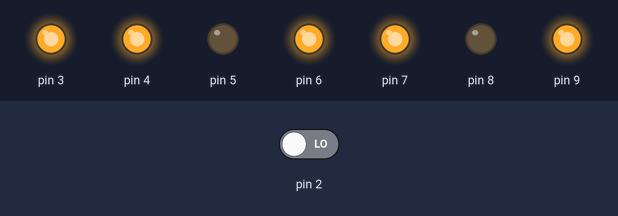
Recording of a sketch running on a simulated Arduino Uno, built with avr-gcc and run on an emulated ATmega328P. On the bench: output pins drawn as LEDs (lit = HIGH). Inputs (shaded band) come from the test bench; at power-on: pin 2 LOW.

Above: at 1.2 s.
1.3 s: pin 2 driven HIGH
At 2.3 s:
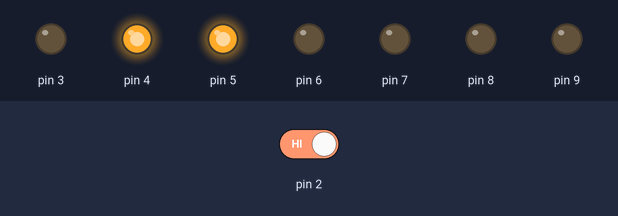
At 3.8 s:
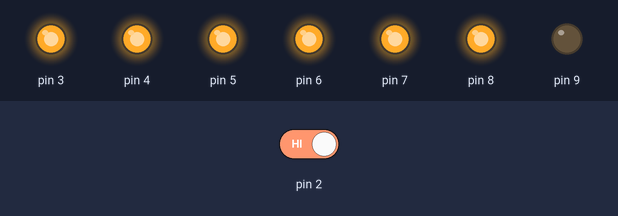
Timing chart, 0 to 16.3 s (numbered marks = the images above; inputs shaded):
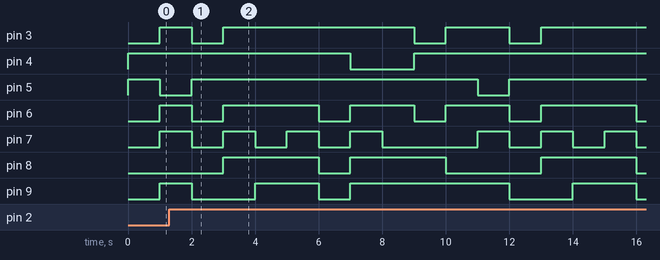

The sketch:

zad2.hex.ino
```cpp
int wartosc = 0;
int zmiana = 1;

void setup()
{
    for (int i = 3; i < 10; i++)
        pinMode(i, OUTPUT);
    attachInterrupt(0, GdyPrzyciskStart, RISING);
}

void loop()
{
    wartosc += zmiana;
    if (wartosc > 9)
        wartosc = 0;
    if (wartosc < 0)
        wartosc = 9;
    cyfra(wartosc);
    delay(1000);
}

void GdyPrzyciskStart()
{
    zmiana *= -1;
}

//Przerwanie resetujace wylaczenie diody
void cyfra(int liczba)
{
    switch (liczba)
    {
    case 0:
        digitalWrite(3, HIGH);
        digitalWrite(4, HIGH);
        digitalWrite(5, HIGH);
        digitalWrite(6, HIGH);
        digitalWrite(7, HIGH);
        digitalWrite(8, HIGH);
        digitalWrite(9, LOW);
        break;
    case 1:
        digitalWrite(3, LOW);
        digitalWrite(4, HIGH);
        digitalWrite(5, HIGH);
        digitalWrite(6, LOW);
        digitalWrite(7, LOW);
        digitalWrite(8, LOW);
        digitalWrite(9, LOW);
        break;
    case 2:
        digitalWrite(3, HIGH);
        digitalWrite(4, HIGH);
        digitalWrite(5, LOW);
        digitalWrite(6, HIGH);
        digitalWrite(7, HIGH);
        digitalWrite(8, LOW);
        digitalWrite(9, HIGH);
        break;
    case 3:
        digitalWrite(3, HIGH);
        digitalWrite(4, HIGH);
        digitalWrite(5, HIGH);
        digitalWrite(6, HIGH);
        digitalWrite(7, LOW);
        digitalWrite(8, LOW);
        digitalWrite(9, HIGH);
        break;
    case 4:
        digitalWrite(3, LOW);
        digitalWrite(4, HIGH);
        digitalWrite(5, HIGH);
        digitalWrite(6, LOW);
        digitalWrite(7, LOW);
        digitalWrite(8, HIGH);
        digitalWrite(9, HIGH);
        break;
    case 5:
        digitalWrite(3, HIGH);
        digitalWrite(4, LOW);
        digitalWrite(5, HIGH);
        digitalWrite(6, HIGH);
        digitalWrite(7, LOW);
        digitalWrite(8, HIGH);
        digitalWrite(9, HIGH);
        break;
    case 6:
        digitalWrite(3, HIGH);
        digitalWrite(4, LOW);
        digitalWrite(5, HIGH);
        digitalWrite(6, HIGH);
        digitalWrite(7, HIGH);
        digitalWrite(8, HIGH);
        digitalWrite(9, HIGH);
        break;
        break;
    case 7:
        digitalWrite(3, HIGH);
        digitalWrite(4, HIGH);
        digitalWrite(5, HIGH);
        digitalWrite(6, LOW);
        digitalWrite(7, LOW);
        digitalWrite(8, LOW);
        digitalWrite(9, LOW);
        break;
    case 8:
        digitalWrite(3, HIGH);
        digitalWrite(4, HIGH);
        digitalWrite(5, HIGH);
        digitalWrite(6, HIGH);
        digitalWrite(7, HIGH);
        digitalWrite(8, HIGH);
        digitalWrite(9, HIGH);
        break;
    case 9:
        digitalWrite(3, HIGH);
        digitalWrite(4, HIGH);
        digitalWrite(5, HIGH);
        digitalWrite(6, HIGH);
        digitalWrite(7, LOW);
        digitalWrite(8, HIGH);
        digitalWrite(9, HIGH);
        break;
    }
}
```
